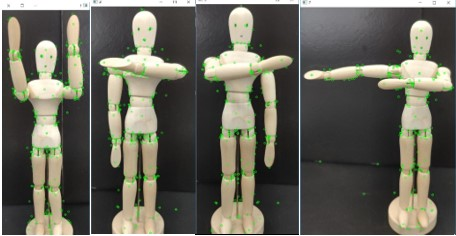
#> input picture illustration/matchtest3.jpg, 456 x 236 px, given in place of left_demo.jpg, which was not available
$ python shape_match.py
#> lines starting #> are read from the running program, lines starting #| are printed output that depends on the picture; after the words box and inside, x2 and y2 are one past the last pixel; in counts of white or black regions, pixels touching at a corner belong together; pictures that were not available may be replaced by others from this repository, and a replacement may not be noted
import cv2 as cv
import numpy as np

#先过一个高斯滤波会对图像的噪点起到很好的抑制作用
#配合自适应阈值OTSU算法使用
#返回一个二值化的黑白图像
def skin_recognition_ycrcb_otsu(img):
    ycrcb = cv.cvtColor(img, cv.COLOR_BGR2YCR_CB)
    (y, cr, cb) = cv.split(ycrcb)
    cr1 = cv.GaussianBlur(cr, (5,5), 0)
    _, skin_mask = cv.threshold(cr1, 0, 255, cv.THRESH_BINARY + cv.THRESH_OTSU)

    #cv.namedWindow("ycrcb otsu mask", cv.WINDOW_NORMAL)
    #cv.imshow("ycrcb otsu mask", skin_mask)

    return skin_mask


#write_path = "D:\\picbase\\police\\mask_demo" + str(picnum) + ".jpg"
#restriction = 0.65

#读入左转手势的黑白模板
left_demo_mask = cv.imread("D:\\picbase\\police_mask\\left_demo.jpg",0)
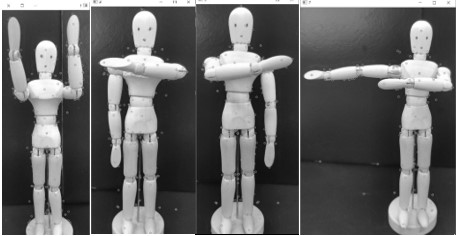
#> left_demo_mask: shape (236, 456); min 0, max 255, mean 100.5


cv.namedWindow("left demo", cv.WINDOW_NORMAL)
cv.imshow("left demo", left_demo_mask)

t1 = cv.getTickCount()

match_degree = np.zeros([50])

base_setup = input("Would you like to set up a new picture base? y/n")
#> the answer given: y
if base_setup == "y":
    for picnum in range(1,29):
        read_path = "D:\\picbase\\police\\" + str(picnum) + ".jpg"
        img = cv.imread(read_path)
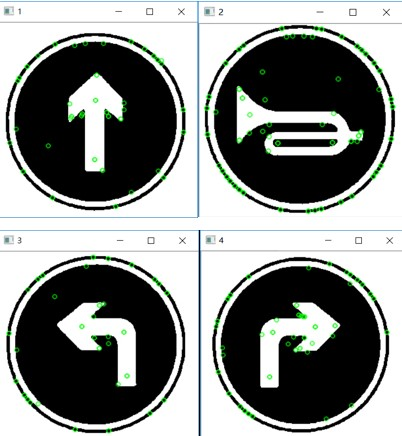
#> input picture illustration/matchtest4.jpg, 402 x 436 px, given in place of 1.jpg, which was not available
#> img is the input picture: shape (436, 402, 3); mean B, G, R 137.4, 140.1, 136.7
        img_mask = skin_recognition_ycrcb_otsu(img)
#> in skin_recognition_ycrcb_otsu, `ycrcb = cv.cvtColor(img, cv.COLOR_BGR2YCR_CB)`: ycrcb: shape (436, 402, 3); mean of channels 0, 1, 2 138.8, 126.5, 127.3
#> in skin_recognition_ycrcb_otsu, `(y, cr, cb) = cv.split(ycrcb)`:
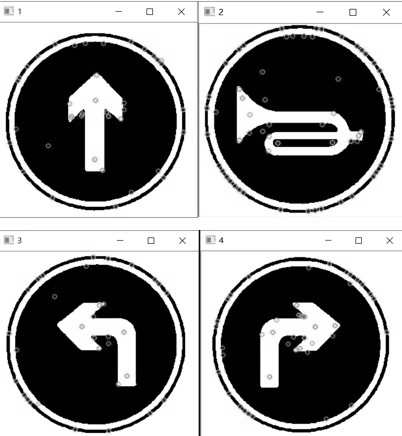
#> y: shape (436, 402); min 0, max 255, mean 138.8
#> in skin_recognition_ycrcb_otsu, `(y, cr, cb) = cv.split(ycrcb)`:
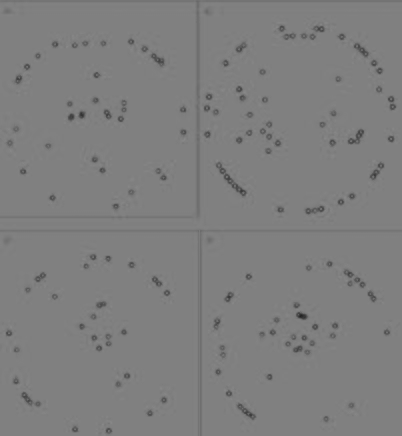
#> cr: shape (436, 402); min 35, max 137, mean 126.5
#> in skin_recognition_ycrcb_otsu, `_, skin_mask = cv.threshold(cr1, 0, 255, cv.THRESH_BINARY + cv.THRESH_..`:
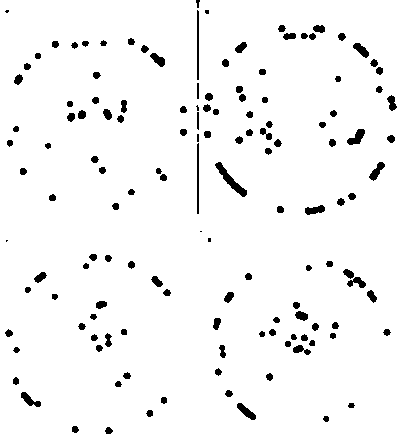
#> skin_mask: shape (436, 402); 96% white; 138 black regions (7 under 20 px), largest, box (x1, y1, x2, y2) and area: (215, 162, 247, 197) 297, (347, 129, 365, 145) 157, (237, 403, 256, 420) 146
#> (the run stopped early here; a loop or call above may not have finished)
